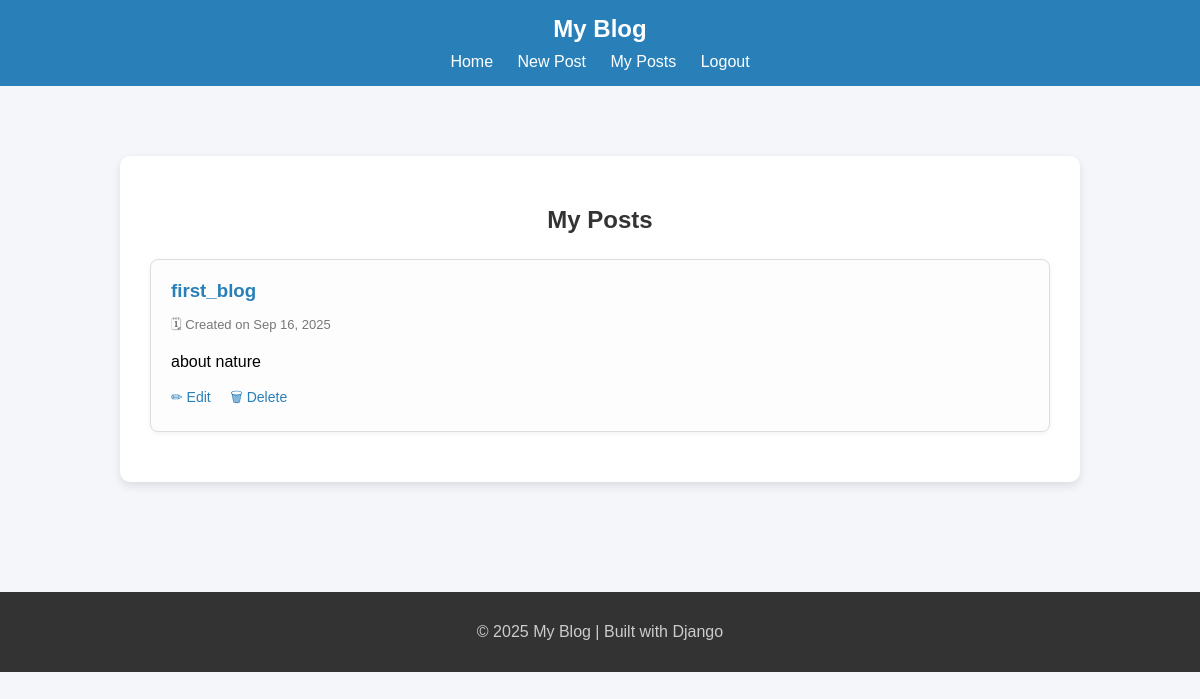
/my-posts/ (signed in), run on the app's committed database.
### blogapp/models.py (models this page shows, shortened)
class Post(models.Model):
    title = models.CharField(max_length=200)
    content = models.TextField()
    author = models.ForeignKey(User, on_delete=models.CASCADE)
    created_at = models.DateTimeField(auto_now_add=True)

### blogapp/views.py (the view)
# urls.py: path("my-posts/", views.my_posts, name="my_posts"),
@login_required
def my_posts(request):
    posts = Post.objects.filter(author=request.user)
    return render(request, "blogapp/my_posts.html", {"posts": posts})

### blogapp/templates/blogapp/my_posts.html (shortened to what this page needs)
{% extends "blogapp/base.html" %}
{% block content %}
<div class="container">
    <h2> My Posts</h2>
    {% if posts %}
        {% for post in posts %}
            <div class="post-card">
                <h3>{{ post.title }}</h3>
                <p class="post-meta">🗓 Created on {{ post.created_at|date:"M d, Y" }}</p>
                <p>{{ post.content|truncatewords:25 }}</p>
                <div class="post-actions">
                    <a href="{% url 'post_update' post.pk %}">✏ Edit</a>
                    <a href="{% url 'post_delete' post.pk %}">🗑 Delete</a>
                </div>
            </div>
        {% endfor %}
    {% else %}
        <div class="empty-message">
            <p>You haven’t added any posts yet.</p>
            <a href="{% url 'post_create' %}" class="create-btn">+ Create Your First Post</a>
        </div>
    {% endif %}
</div>
{% endblock %}

### blogapp/templates/blogapp/base.html (style rules this page uses)
body { font-family: Arial, sans-serif; margin: 0; background: #f5f6fa; }

### blogapp/templates/blogapp/my_posts.html (style rules this page uses)
.container { width: 80%; max-width: 900px; margin: 50px auto; background: #fff; padding: 30px; border-radius: 10px; box-shadow: 0px 4px 10px rgba(0,0,0,0.1); }
h2 { text-align: center; margin-bottom: 25px; color: #333; }
.post-card { background: #fdfdfd; border: 1px solid #ddd; border-radius: 8px; padding: 20px; margin-bottom: 20px; box-shadow: 0px 2px 6px rgba(0,0,0,0.05); }
.post-card h3 { margin: 0 0 10px 0; color: #2980b9; }
.post-meta { font-size: 13px; color: #777; margin-bottom: 10px; }
.post-actions { margin-top: 15px; }
.post-actions a { margin-right: 15px; font-size: 14px; color: #2980b9; text-decoration: none; font-weight: 500; }

### data on the page
Post: title "first_blog", created_at "Sep 16, 2025", content "about nature"

### other printed values
{{ year|default:2025 }} "2025"
